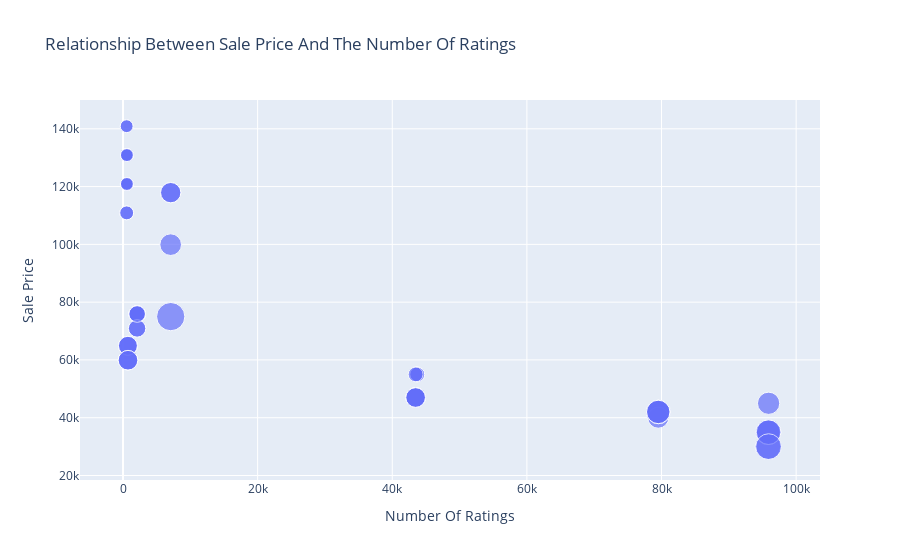

The notebook cell saved with this chart:
### Code cell
relation=px.scatter(data_frame=sale,x="Number Of Ratings",y="Sale Price",size="Discount Percentage",title="Relationship Between Sale Price And The Number Of Ratings")
relation.show()

### Figure 1 — Plotly figure (JSON) as saved in the notebook; plotly's stock layout.template omitted (floating-point values rounded to 4 significant figures)
{"data": [{"hovertemplate": "Number Of Ratings=%{x}<br>Sale Price=%{y}<br>Discount Percentage=%{marker.size}<extra></extra>", "legendgroup": "", "marker": {"color": "#636efa", "size": [0, 0, 0, 0, 0, 0, 0, 0, 0, 20, 16, 20, 20, 20, 0, 0, 0, 0, 29, 15, 0, 15, 17, 18, 6, 6, 13, 6, 14, 10, 7, 6, 6, 13, 13, 10, 10, 6, 14, 6, 10, 6, 11, 11, 10, 14, 7, 6, 6, 6, 8, 8, 24, 22, 22, 22, 8, 24, 14, 14, 14, 14], "sizemode": "area", "sizeref": 0.0725, "symbol": "circle"}, "mode": "markers", "name": "", "orientation": "v", "showlegend": false, "type": "scatter", "x": [3431, 3431, 3431, 11202, 11202, 3431, 3431, 11202, 1454, 79512, 79512, 79582, 79512, 79512, 1078, 1078, 1078, 1078, 7088, 7088, 1078, 7088, 7081, 95909, 542, 580, 740, 545, 740, 2101, 545, 580, 580, 730, 730, 2101, 2101, 580, 740, 580, 2092, 545, 2101, 2092, 2101, 740, 545, 580, 580, 580, 43707, 43707, 95807, 95909, 95807, 95909, 43470, 95909, 43470, 43470, 43470, 43470], "xaxis": "x", "y": [49900, 84900, 84900, 77000, 77000, 49900, 49900, 77000, 89900, 41999, 39999, 41999, 41999, 41999, 131900, 117100, 131900, 117100, 74999, 117900, 117100, 117900, 99900, 44999, 140900, 130900, 64900, 120900, 59900, 75900, 110900, 130900, 120900, 64900, 64900, 75900, 75900, 120900, 59900, 120900, 75900, 140900, 70900, 70900, 75900, 59900, 110900, 120900, 130900, 130900, 54999, 54999, 29999, 34999, 34999, 34999, 54999, 29999, 46999, 46999, 46999, 46999], "yaxis": "y"}], "layout": {"autosize": true, "legend": {"itemsizing": "constant", "tracegroupgap": 0}, "title": {"text": "Relationship Between Sale Price And The Number Of Ratings"}, "xaxis": {"anchor": "y", "autorange": true, "domain": [0, 1], "range": [-6010.0, 103100.0], "title": {"text": "Number Of Ratings"}, "type": "linear"}, "yaxis": {"anchor": "x", "autorange": true, "domain": [0, 1], "range": [11530.0, 153700.0], "title": {"text": "Sale Price"}, "type": "linear"}}}
